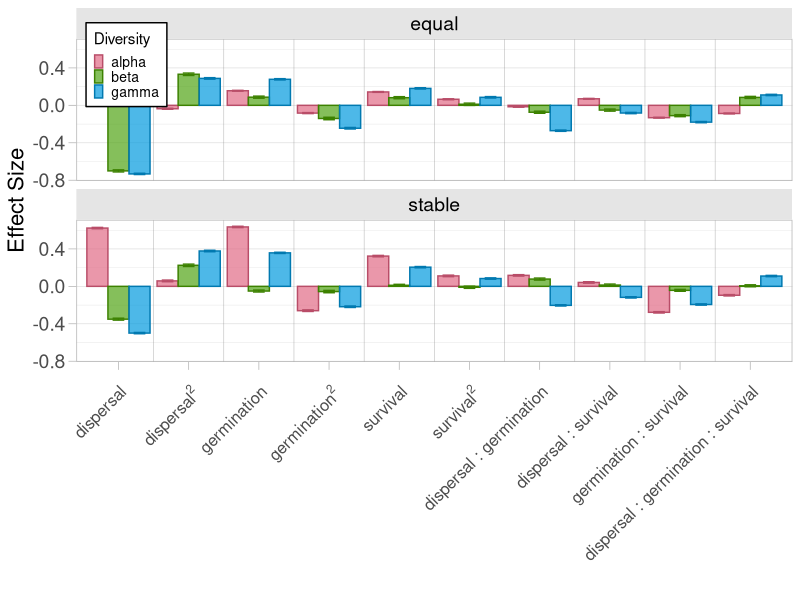
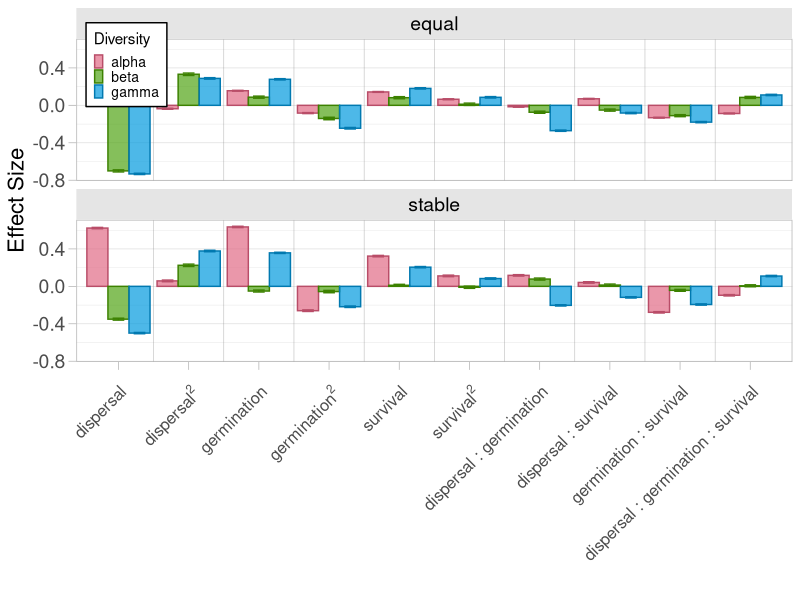

R code for these plots, in order:
library("tidyverse")
library("broom")
library("colorspace")



theme_set(theme_light() + 
            theme(strip.text = element_text(color = "black", size = 14),
                  strip.background = element_rect(fill = "gray90"),
                  axis.text = element_text(size = 14),
                  axis.title = element_text(size = 16),
                  axis.ticks.length = unit(x = .2, units = "cm"),
                  legend.title = element_text(size = 14),
                  legend.text = element_text(size = 12)))

# read in raw data. Below, I'm using intermediate output, the code to create this is commented out but can be regenerated.
# sim_dat <- read_csv(file = "sim_output/final_sensitivity_2021-09-29_001433.csv")
# 
# # params <- sim_dat %>% 
# #   select(rep, dispersal, germination, survival, comp) %>% 
# #   unique()
# 
# nenvs <- 20
# nreps <- 250
# nspecies <- 40
# npatchs <- 100
# 
# nenvs * nreps * nspecies * npatchs * 2 == nrow(sim_dat)
# 
# # re-assign environment scenario to group by
# sim_dat$envscenario <- rep(1:nenvs, each = (nreps * nspecies * npatchs * 2))
# 
# alpha <- sim_dat %>% 
#   group_by(patch, envscenario, rep, dispersal, germination, survival, comp) %>% 
#   summarize(alpha = sum(1*(N>0))) %>%
#   ungroup() %>% 
#   group_by(rep, envscenario, comp) %>%
#   summarize(mean_alpha = mean(alpha))
# # left_join(params, by = c("rep", "comp"))
# write_csv(alpha, file = "summarized_output/sens_analysis_alphadiv.csv")
# 
# gamma <- sim_dat %>% 
#   mutate(N_pa = 1*(N > 0)) %>%
#   group_by(comp, envscenario, rep, dispersal, germination, survival, species) %>%
#   
#   summarize(presences = sum(N_pa)) %>% 
#   summarize(gamma = sum(presences > 0))
# write_csv(gamma, file = "summarized_output/sens_analysis_gammadiv.csv")

alpha <- read_csv("summarized_output/sens_analysis_alphadiv.csv")
gamma <- read_csv("summarized_output/sens_analysis_gammadiv.csv")

div_part <- alpha %>% 
  left_join(gamma) %>% 
  mutate(beta = gamma / mean_alpha) %>% 
  mutate(beta = ifelse(is.nan(beta), 0, beta))

# normalize and transform variables

div_part$mean_alpha <- scale(div_part$mean_alpha)
div_part$beta <- scale(div_part$beta)
div_part$gamma <- scale(div_part$gamma)
div_part$dispersal <- scale(log10(div_part$dispersal))
div_part$germination <- scale(div_part$germination)
div_part$survival <- scale(div_part$survival)


############################
# Incorporate interaction terms

### 
alpha_mod_eq <- lm(mean_alpha ~ dispersal * germination * survival + I(dispersal^2) + I(germination^2) + I(survival^2), data = subset(div_part, comp == "equal"))
summary(alpha_mod_eq)

beta_mod_eq <- lm(beta ~ dispersal * germination * survival + I(dispersal^2) + I(germination^2) + I(survival^2), data = subset(div_part, comp == "equal"))
summary(beta_mod_eq)

gamma_mod_eq <- lm(gamma ~ dispersal * germination * survival + I(dispersal^2) + I(germination^2) + I(survival^2), data = subset(div_part, comp == "equal"))
summary(gamma_mod_eq)

alpha_mod_stab <- lm(mean_alpha ~ dispersal * germination * survival + I(dispersal^2) + I(germination^2) + I(survival^2), data = subset(div_part, comp == "stable"))
summary(alpha_mod_stab)

beta_mod_stab <- lm(beta ~ dispersal * germination * survival + I(dispersal^2) + I(germination^2) + I(survival^2), data = subset(div_part, comp == "stable"))
summary(beta_mod_stab)

gamma_mod_stab <- lm(gamma ~ dispersal * germination * survival + I(dispersal^2) + I(germination^2) + I(survival^2), data = subset(div_part, comp == "stable"))
summary(gamma_mod_stab)


# build dataframe to plot
sens_out <- tidy(alpha_mod_eq) %>% 
  mutate(response = "alpha", comp = "equal") %>% 
  bind_rows(
    (tidy(beta_mod_eq) %>% 
       mutate(response = "beta", comp = "equal")), 
    (tidy(gamma_mod_eq) %>% 
       mutate(response = "gamma", comp = "equal")),
    
    (tidy(alpha_mod_stab) %>% 
       mutate(response = "alpha", comp = "stable")),
    (tidy(beta_mod_stab) %>% 
       mutate(response = "beta", comp = "stable")), 
    (tidy(gamma_mod_stab) %>% 
       mutate(response = "gamma", comp = "stable"))
  ) %>% 
  filter(term != "(Intercept)")

my_cols <- qualitative_hcl(n = 3)

sens_out$term <- factor(sens_out$term, 
                        levels = 
                          c("dispersal", "I(dispersal^2)", 
                            "germination", "I(germination^2)",
                            "survival", "I(survival^2)",
                            "dispersal:germination", "dispersal:survival", 
                            "germination:survival", "dispersal:germination:survival"))
x_axis_labs <- c("dispersal",
                 expression(dispersal^2),
                 "germination",
                 expression(germination^2),
                 "survival",
                 expression(survival^2),
                 "dispersal : germination", "dispersal : survival", 
                 "germination : survival", "dispersal : germination : survival")

int_sensitivity_plot <- sens_out %>% 
 
  ggplot(aes(y = estimate, ymin = (estimate - std.error), ymax = (estimate + std.error),
             color = response, fill = response, x = term)) +
  geom_vline(xintercept = c(1:9+0.5), alpha = 0.5, color = "gray50", size = 0.2) +
  geom_bar(stat = "identity",
           position = position_dodge(), alpha = 0.7) +
  geom_errorbar(position = position_dodge(.9), width = 0.5, show.legend = FALSE) +
  scale_color_manual(values = darken(my_cols, amount = .2)) + 
  scale_fill_manual(values = my_cols) +
  theme(panel.grid.major.x = element_blank(),
        panel.grid.minor.x = element_blank(),
        legend.position = c(.07,.92),
        legend.background = element_rect(color = "black"),
        legend.text = element_text(size = 10),
        legend.title = element_text(size = 11),
        legend.key.size = unit(0.1, units = "in"),
        axis.text.x = element_text(size = 12, angle = 45, hjust = 1, margin = margin(t =10))) +
  facet_wrap(~comp, nrow = 2) +
  labs(x = "", y = "Effect Size", fill = "Diversity", color = "Diversity") +
  scale_x_discrete(labels = x_axis_labs)

int_sensitivity_plot
ggsave("figures/sensitivity_analysis_int_quad.pdf", width = 10, height = 8)

